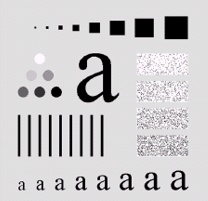
#> input picture avg.png, 208 x 201 px
$ python avargwithdfrntkernel.py
#> lines starting #> are read from the running program, lines starting #| are printed output that depends on the picture
import cv2
import numpy as np
import matplotlib.pyplot as plt

# Load the image
image = cv2.imread('avg.png')
#> image is the input picture: shape (201, 208, 3); mean B, G, R 202.3, 200.9, 202.3

# Convert image to grayscale
gray_image = cv2.cvtColor(image, cv2.COLOR_BGR2GRAY)

# Function to apply average filter
def apply_average_filter(image, kernel_size):
    return cv2.blur(image, (kernel_size, kernel_size))

# Define kernel sizes
kernel_sizes = [3, 5, 7, 15, 35]

# Plot original image
plt.figure(figsize=(15, 5))
plt.subplot(1, 6, 1)
plt.imshow(cv2.cvtColor(image, cv2.COLOR_BGR2RGB))
plt.title('Original Image')

# Apply average filter for different kernel sizes
for i, kernel_size in enumerate(kernel_sizes):
    filtered_image = apply_average_filter(gray_image, kernel_size)
    plt.subplot(1, 6, i + 2)
    plt.imshow(filtered_image, cmap='gray')
    plt.title('Kernel Size: {}'.format(kernel_size))
#> this loop made 5 passes
#> pass 1, `filtered_image = apply_average_filter(gray_image, kernel_size)`:
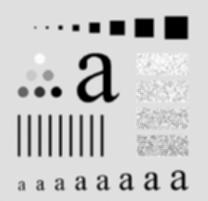
#> filtered_image: shape (201, 208); min 0, max 252, mean 201.4
#> pass 2, `filtered_image = apply_average_filter(gray_image, kernel_size)`:
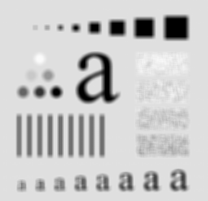
#> filtered_image: shape (201, 208); min 0, max 251, mean 201.4
#> pass 3, `filtered_image = apply_average_filter(gray_image, kernel_size)`:
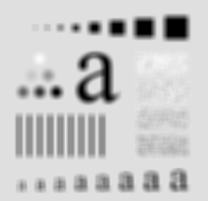
#> filtered_image: shape (201, 208); min 0, max 251, mean 201.4

plt.tight_layout()
plt.show()
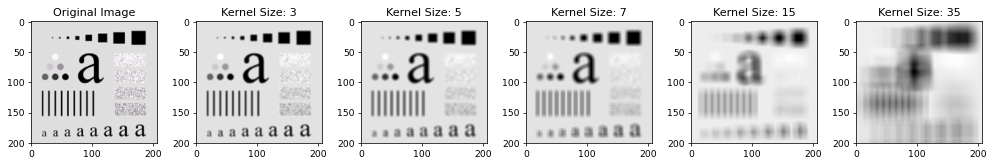
#> figure drawn by matplotlib, 6 panels
